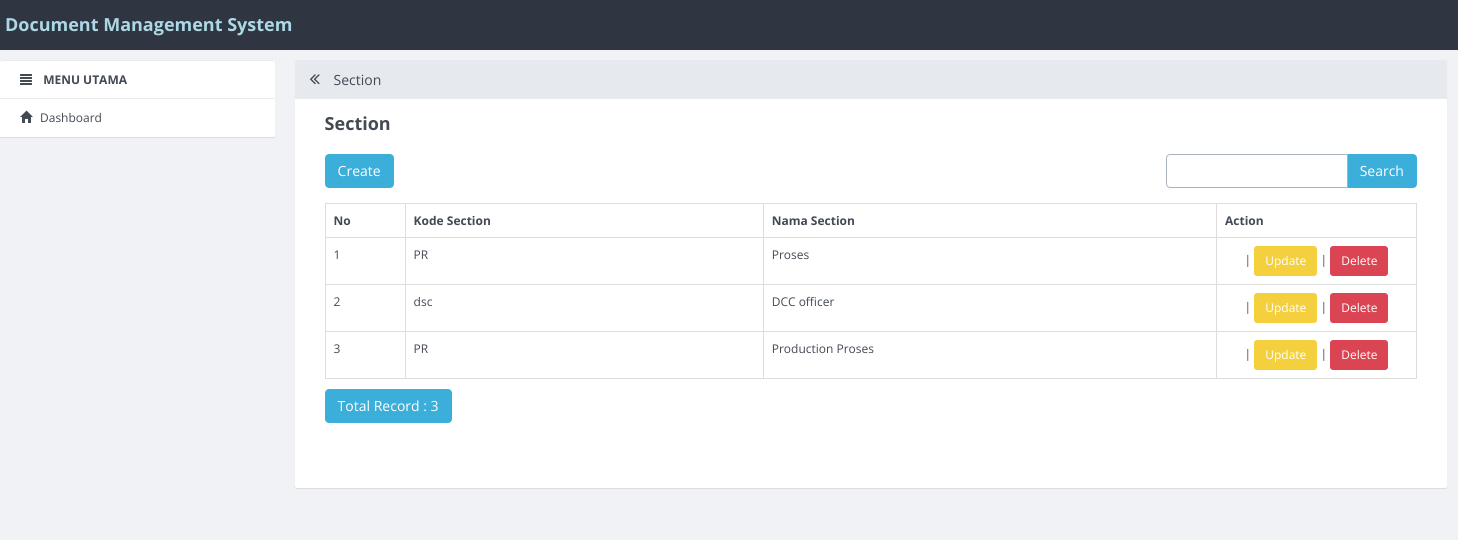
The page /index.php/section on the database its author committed.
### tables this page shows
CREATE TABLE `section` (
  `id_section` int(1) NOT NULL,
  `kode_section` varchar(50) NOT NULL,
  `section` varchar(50) NOT NULL
);

### application/controllers/Section.php (called while the page is built, shortened)
<?php
class section extends CI_Controller
{
    function __construct()
    {
        $this->load->model('section_model');
        $this->load->library('form_validation');
    }
    public function index()
    {
        $q = urldecode($this->input->get('q', TRUE));
        $start = intval($this->input->get('start'));
        if ($q <> '') {
            $config['base_url'] = base_url() . 'section/index.html?q=' . urlencode($q);
            $config['first_url'] = base_url() . 'section/index.html?q=' . urlencode($q);
        } else {
            $config['base_url'] = base_url() . 'section/index.html';
            $config['first_url'] = base_url() . 'section/index.html';
        }
        $config['per_page'] = 10;
        $config['page_query_string'] = TRUE;
        $config['total_rows'] = $this->section_model->total_rows($q);
        $section = $this->section_model->get_limit_data($config['per_page'], $start, $q);
        $this->load->library('pagination');
        $this->pagination->initialize($config);
        $data = array(
            'section_data' => $section,
            'q' => $q,
            'pagination' => $this->pagination->create_links(),
            'total_rows' => $config['total_rows'],
            'start' => $start,
            'konten' => 'section/section_list',
            'judul' => 'Section',
        );
        $this->load->view('v_index', $data);
    }
}

### index.php (called while the page is built, shortened)
<?php
require_once BASEPATH.'core/CodeIgniter.php';

### application/config/config.php (called while the page is built, shortened)
<?php
$config['base_url'] = "http://".$_SERVER['HTTP_HOST'];
$config['base_url'] .= preg_replace('@/+$@','',dirname($_SERVER['SCRIPT_NAME'])).'/';
$config['index_page'] = '';
$config['uri_protocol']	= 'REQUEST_URI';
$config['url_suffix'] = '.html';
$config['language']	= 'english';
$config['charset'] = 'UTF-8';
$config['enable_hooks'] = FALSE;
$config['subclass_prefix'] = 'MY_';
$config['composer_autoload'] = FALSE;
$config['permitted_uri_chars'] = 'a-z 0-9~%.:_\-';
$config['enable_query_strings'] = FALSE;
$config['controller_trigger'] = 'c';
$config['function_trigger'] = 'm';
$config['directory_trigger'] = 'd';
$config['allow_get_array'] = TRUE;
$config['log_threshold'] = 0;
$config['log_path'] = '';
$config['log_file_extension'] = '';
$config['log_file_permissions'] = 0644;
$config['log_date_format'] = 'Y-m-d H:i:s';
$config['error_views_path'] = '';
$config['cache_path'] = '';
$config['cache_query_string'] = FALSE;
$config['encryption_key'] = '';
$config['sess_driver'] = 'files';
$config['sess_cookie_name'] = 'ci_session';
$config['sess_expiration'] = 7200;
$config['sess_save_path'] = NULL;
$config['sess_match_ip'] = FALSE;
$config['sess_time_to_update'] = 300;
$config['sess_regenerate_destroy'] = FALSE;
$config['cookie_prefix']	= '';
$config['cookie_domain']	= '';
$config['cookie_path']		= '/';
$config['cookie_secure']	= FALSE;
$config['cookie_httponly'] 	= FALSE;
$config['standardize_newlines'] = FALSE;
$config['global_xss_filtering'] = FALSE;
$config['csrf_protection'] = FALSE;
$config['csrf_token_name'] = 'csrf_test_name';
$config['csrf_cookie_name'] = 'csrf_cookie_name';
$config['csrf_expire'] = 7200;
$config['csrf_regenerate'] = TRUE;
$config['csrf_exclude_uris'] = array();
$config['compress_output'] = FALSE;
$config['time_reference'] = 'local';
$config['rewrite_short_tags'] = FALSE;
$config['proxy_ips'] = '';

### application/models/section_model.php (called while the page is built, shortened)
<?php
class section_model extends CI_Model
{
    public $table = 'section';
    public $id = 'id_section';
    public $order = 'DESC';
    function total_rows($q = NULL) {
    $this->db->like('id_section', $q);
    $this->db->or_like('kode_section', $q);
    $this->db->or_like('section', $q);
    $this->db->from($this->table);
        return $this->db->count_all_results();
    }
    function get_limit_data($limit, $start = 0, $q = NULL) {
        $this->db->order_by($this->id, $this->order);
    $this->db->like('id_section', $q);
    $this->db->or_like('kode_section', $q);
    $this->db->or_like('section', $q);
    $this->db->limit($limit, $start);
        return $this->db->get($this->table)->result();
    }
}

### application/views/section/section_list.php (the view, shortened to what this page needs)
<div class="row" style="margin-bottom: 10px">
            <div class="col-md-4">
                <?php echo anchor(site_url('section/create'),'Create', 'class="btn btn-primary"'); ?>
            </div>
            <div class="col-md-4 text-center">
            </div>
            <div class="col-md-1 text-right">
            </div>
            <div class="col-md-3 text-right">
                <form action="<?php echo site_url('section/index'); ?>" class="form-inline" method="get">
                    <div class="input-group">
                        <input type="text" class="form-control" name="q" value="<?php echo $q; ?>">
                        <span class="input-group-btn">
                          <button class="btn btn-primary" type="submit">Search</button>
                        </span>
                    </div>
                </form>
            </div>
        </div>
        <table class="table table-bordered" style="margin-bottom: 10px">
            <tr>
                <th>No</th>
        <th>Kode Section</th>
        <th>Nama Section</th>
        <th>Action</th>
            </tr><?php
            foreach ($section_data as $section)
            {
                ?>
                <tr>
            <td width="80px"><?php echo ++$start ?></td>
            <td><?php echo $section->kode_section ?></td>
            <td><?php echo $section->section ?></td>
            <td style="text-align:center" width="200px">
                <?php
                echo ' | ';
                echo anchor(site_url('section/update/'.$section->id_section),'Update',array('class' => 'btn btn-warning btn-sm'));
                echo ' | ';
                echo anchor(site_url('section/delete/'.$section->id_section),'Delete',array('class'=> 'btn btn-danger btn-sm'),' onclick=> "javasciprt: return confirm"(\'Are You Sure ?\')"');
                ?>
            </td>
        </tr>
                <?php
            }
            ?>
        </table>
        <div class="row">
            <div class="col-md-6">
                <a href="#" class="btn btn-primary">Total Record : <?php echo $total_rows ?></a>
        </div>
            <div class="col-md-6 text-right">
            </div>
        </div>

### rows shown on the page
section: kode_section "PR", section "Proses", id_section "Update", id_section "Delete"
section: kode_section "dsc", section "DCC officer", id_section "Update", id_section "Delete"
section: kode_section "PR", section "Production Proses", id_section "Update", id_section "Delete"

### other values the page prints
$judul "Section"
anchor(site_url('section/create'),'Create', 'class="btn btn-primary"') "Create"
$total_rows "3"
